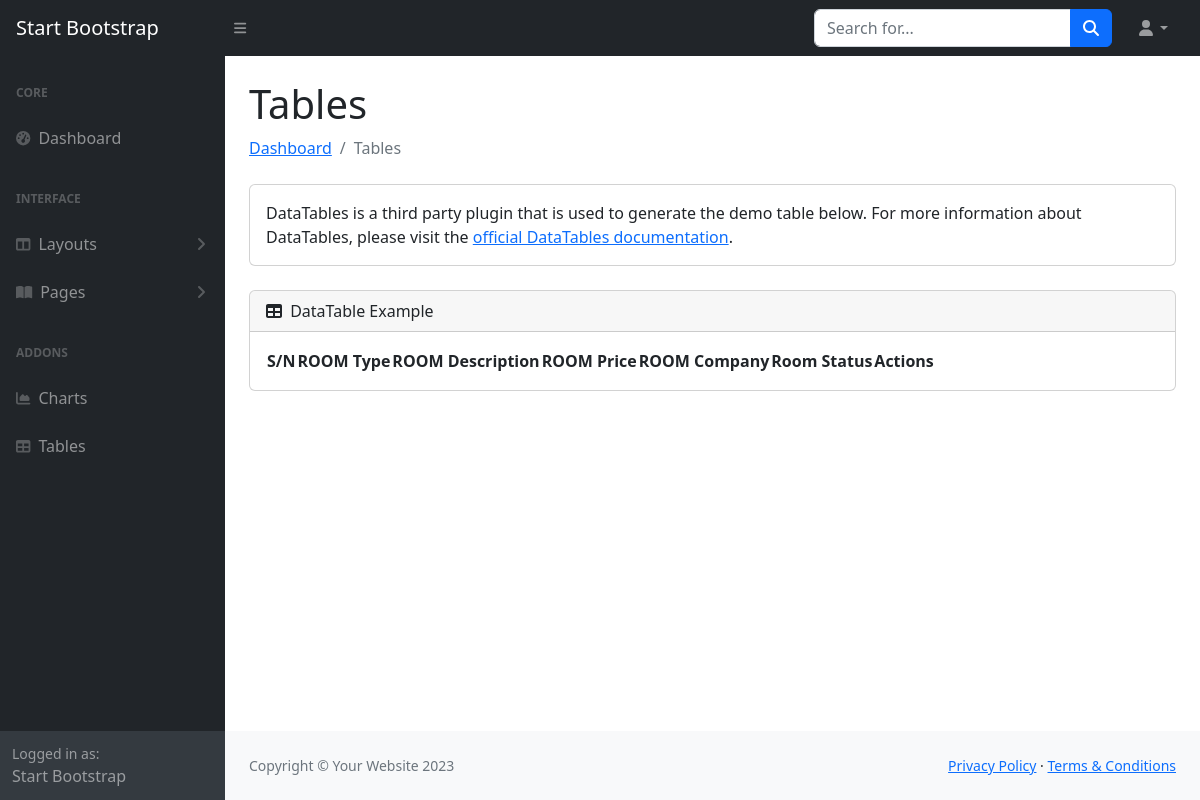
Page /roompostlist/ on the earlier database version.
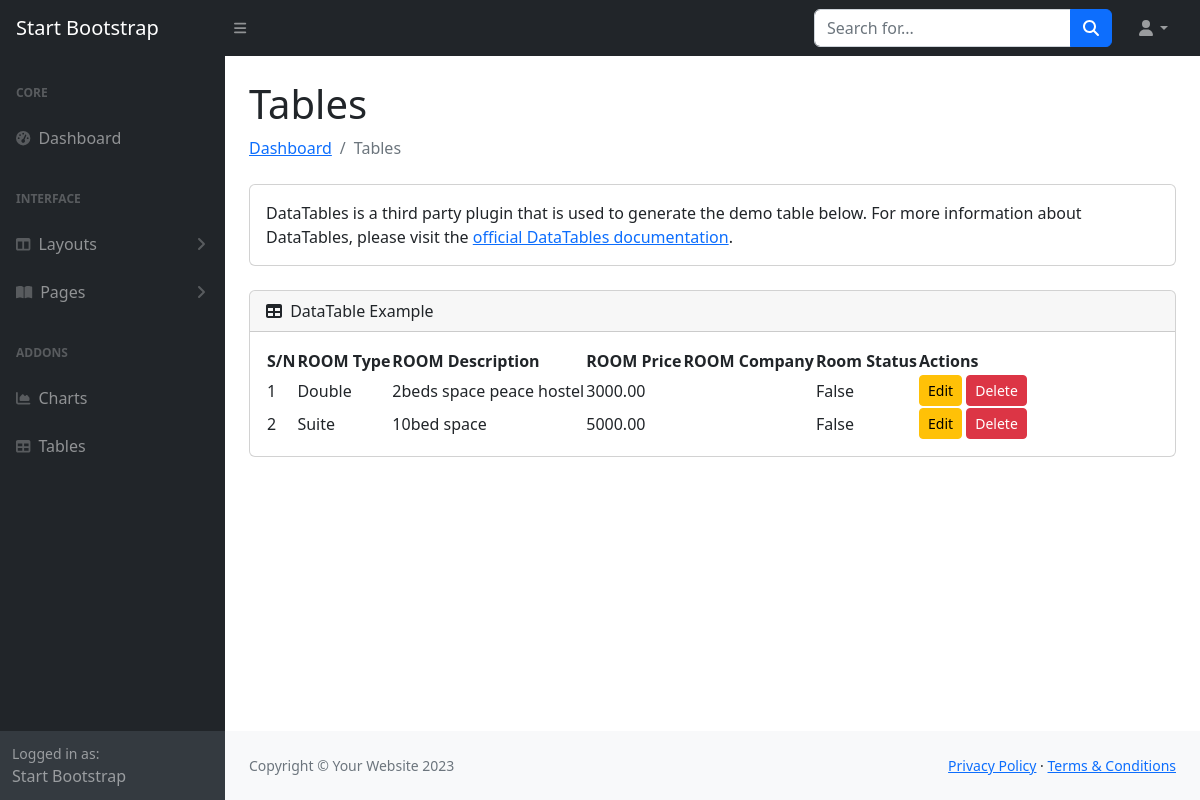
Same page on the later database version.
### homeapp/models.py (models this page shows, shortened)
class Room(models.Model):
    ROOM_TYPE_CHOICES = [
        ('Single', 'Single'),
        ('Double', 'Double'),
        ('Suite', 'Suite'),
    ]
    room_type = models.CharField(max_length=20, choices=ROOM_TYPE_CHOICES)
    description = models.TextField()
    price = models.DecimalField(max_digits=10, decimal_places=2)
    company = models.ForeignKey(Company, on_delete=models.CASCADE, related_name='rooms')
    available = models.BooleanField(default=True)
    created_at = models.DateTimeField(auto_now_add=True)
    room_pic = models.ImageField(upload_to='rooms/', null=True, blank=True)
    is_active = models.BooleanField(default=False)
    is_student = models.BooleanField(default=False)
    is_admin = models.BooleanField(default=False)
    is_staff = models.BooleanField(default=False)
    is_created = models.DateTimeField(auto_now_add=True)
    is_updated = models.DateTimeField(auto_now=True)

### homeapp/views.py (the view)
# urls.py: path('roompostlist/', views.RoomPostList, name='roompostlist'),
def RoomPostList(request):
    all_job = Room.objects.all()
    return render( request, 'company/roompostlist.html', {'all_rooms':all_job})

### homeapp/templates/company/roompostlist.html (shortened to what the changed rows need)
{% load static %}
<!DOCTYPE html>
<html lang="en">
    <head>
        <link href="https://cdn.jsdelivr.net/npm/simple-datatables@7.1.2/dist/style.min.css" rel="stylesheet" />
        <link href="{% static './company/css/styles.css' %}" rel="stylesheet" />
    </head>
    <body class="sb-nav-fixed">
        <div id="layoutSidenav">
            <div id="layoutSidenav_content">
                <main>
                    <div class="container-fluid px-4">
                        <h1 class="mt-4">Tables</h1>
                        <div class="card mb-4">
                            <div class="card-body">
                                <table id="datatablesSimple">
                                    <thead>
                                        <tr>
                                            <th>S/N</th>
                                            <th>ROOM Type</th>
                                            <th>ROOM Description</th>
                                            <th>ROOM Price</th>
                                            <th>ROOM Company</th>
                                            <th>Room Status</th>
                                            <th>Actions</th>
                                        </tr>
                                    </thead>
                                    {% if all_rooms %}
                                    <tbody>
                                        {% for i in all_rooms %}
                                        <tr>
                                            <td>{{ forloop.counter }}</td>
                                            <td>{{ i.room_type }}</td>
                                            <td>{{ i.description }}</td>
                                            <td>{{ i.price }}</td>
                                            <td>{{ i.company.company_name }}</td>
                                            <td>{{ i.available }}</td>
                                            <td>
                                                <a href="{% url 'edit_room' i.id %}" class="btn btn-warning btn-sm">Edit</a>
                                                <a href="{% url 'delete_room' i.id %}" class="btn btn-danger btn-sm" onclick="return confirm('Are you sure you want to delete this room?');">Delete</a>
                                            </td>
                                        </tr>
                                        {% endfor %}
                                    </tbody>
                                    {% endif %}
                                </table>
                            </div>
                        </div>
                    </div>
                </main>
            </div>
        </div>
    </body>
</html>

Differences in the rows shown:
added Room: room_type "Double", description "2beds space peace hostel", price "3000.00", available "False"
added Room: room_type "Suite", description "10bed space", price "5000.00", available "False"
